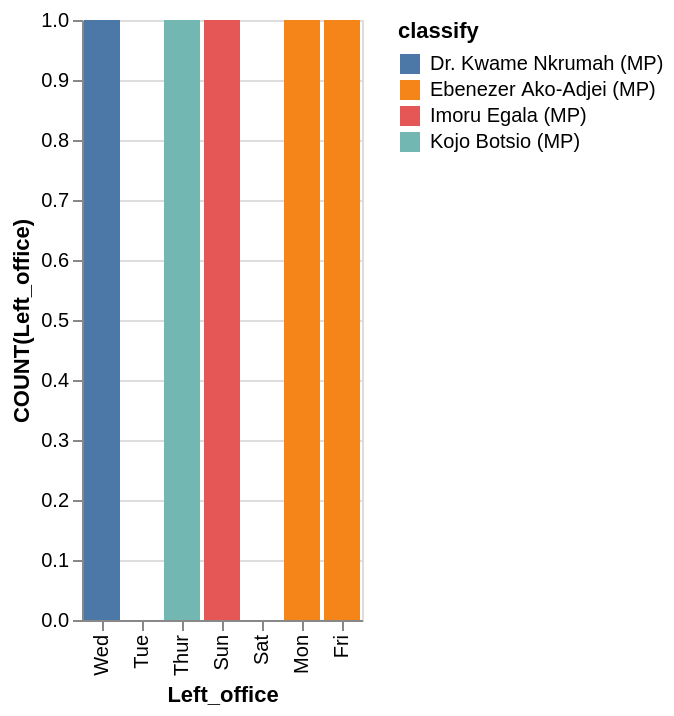

Vega-Lite specification for this chart:
### Vega-Lite specification from a JSON file in a GitHub repository (floating-point values rounded to 4 significant figures)
{"data": {"values": [{"x_data": "Mon", "y_data": 0, "classify": "Dr. Kwame Nkrumah (MP)"}, {"x_data": "Tue", "y_data": 0, "classify": "Dr. Kwame Nkrumah (MP)"}, {"x_data": "Wed", "y_data": 1, "classify": "Dr. Kwame Nkrumah (MP)"}, {"x_data": "Thur", "y_data": 0, "classify": "Dr. Kwame Nkrumah (MP)"}, {"x_data": "Fri", "y_data": 0, "classify": "Dr. Kwame Nkrumah (MP)"}, {"x_data": "Sat", "y_data": 0, "classify": "Dr. Kwame Nkrumah (MP)"}, {"x_data": "Sun", "y_data": 0, "classify": "Dr. Kwame Nkrumah (MP)"}, {"x_data": "Mon", "y_data": 1, "classify": "Ebenezer Ako-Adjei (MP)"}, {"x_data": "Tue", "y_data": 0, "classify": "Ebenezer Ako-Adjei (MP)"}, {"x_data": "Wed", "y_data": 0, "classify": "Ebenezer Ako-Adjei (MP)"}, {"x_data": "Thur", "y_data": 0, "classify": "Ebenezer Ako-Adjei (MP)"}, {"x_data": "Fri", "y_data": 1, "classify": "Ebenezer Ako-Adjei (MP)"}, {"x_data": "Sat", "y_data": 0, "classify": "Ebenezer Ako-Adjei (MP)"}, {"x_data": "Sun", "y_data": 0, "classify": "Ebenezer Ako-Adjei (MP)"}, {"x_data": "Mon", "y_data": 0, "classify": "Imoru Egala (MP)"}, {"x_data": "Tue", "y_data": 0, "classify": "Imoru Egala (MP)"}, {"x_data": "Wed", "y_data": 0, "classify": "Imoru Egala (MP)"}, {"x_data": "Thur", "y_data": 0, "classify": "Imoru Egala (MP)"}, {"x_data": "Fri", "y_data": 0, "classify": "Imoru Egala (MP)"}, {"x_data": "Sat", "y_data": 0, "classify": "Imoru Egala (MP)"}, {"x_data": "Sun", "y_data": 1, "classify": "Imoru Egala (MP)"}, {"x_data": "Mon", "y_data": 0, "classify": "Kojo Botsio (MP)"}, {"x_data": "Tue", "y_data": 0, "classify": "Kojo Botsio (MP)"}, {"x_data": "Wed", "y_data": 0, "classify": "Kojo Botsio (MP)"}, {"x_data": "Thur", "y_data": 1, "classify": "Kojo Botsio (MP)"}, {"x_data": "Fri", "y_data": 0, "classify": "Kojo Botsio (MP)"}, {"x_data": "Sat", "y_data": 0, "classify": "Kojo Botsio (MP)"}, {"x_data": "Sun", "y_data": 0, "classify": "Kojo Botsio (MP)"}]}, "mark": "bar", "encoding": {"x": {"field": "x_data", "type": "nominal", "title": "Left_office", "sort": "descending"}, "y": {"field": "y_data", "type": "quantitative", "title": "COUNT(Left_office)"}, "color": {"field": "classify"}}}
